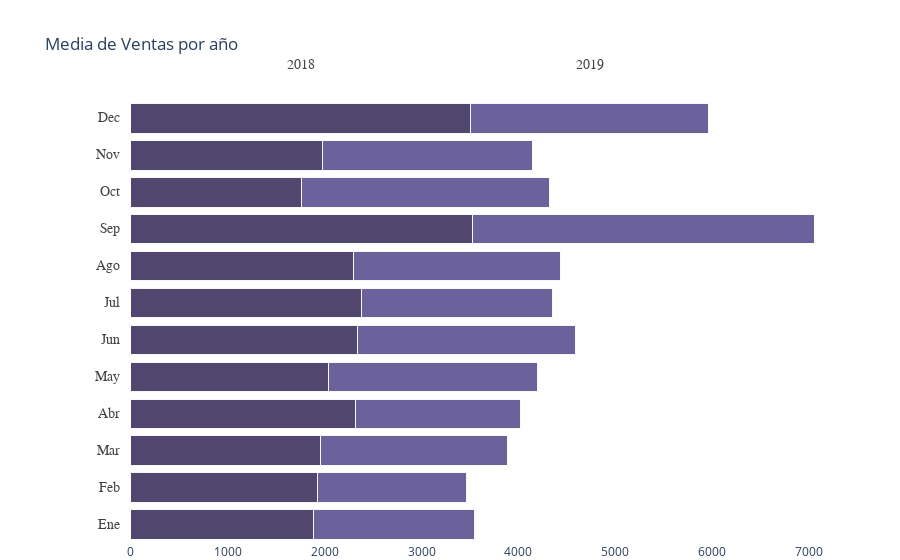

Notebook code for this chart:
### Markdown cell above
Observemos que el df_2017 tiene sólo los últimos 5 meses como dato, si la muestra hubiese tenido 7 o más meses hubiesemos podido reemplazar los meses faltantes con la media de los 7 meses, pero como no es el caso y solo para fines de visualización obviaremos este para tener un panorama más general.

### Code cell
df_year = df_2018.merge(df_2019,on='mes')


top_labels = ['2018', '2019']

colors = ['rgba(38, 24, 74, 0.8)', 'rgba(71, 58, 131, 0.8)']

# X axis value 
df_year = df_year[['s18','s19']].replace(np.nan,0)
x_data = df_year.values

# y axis value (Month)
df_2018['mes'] =['Ene','Feb','Mar','Abr','May','Jun','Jul','Ago','Sep','Oct','Nov','Dec']
y_data = df_2018['mes'].tolist()

fig = go.Figure()
for i in range(0, len(x_data[0])):
    for xd, yd in zip(x_data, y_data):
        fig.add_trace(go.Bar(
            x=[xd[i]], y=[yd],
            orientation='h',
            marker=dict(
                color=colors[i],
                line=dict(color='rgb(248, 248, 249)', width=1)
            )
        ))

fig.update_layout(title='Media de Ventas por año',
    xaxis=dict(showgrid=False, 
               zeroline=False, domain=[0.15, 1]),
    yaxis=dict(showgrid=False, showline=False,
               showticklabels=False, zeroline=False),
    barmode='stack', 
    template="plotly_white",
    margin=dict(l=0, r=50, t=100, b=10),
    showlegend=False, 
)

annotations = []
for yd, xd in zip(y_data, x_data):
    # labeling the y-axis
    annotations.append(dict(xref='paper', yref='y',
                            x=0.14, y=yd,
                            xanchor='right',
                            text=str(yd),
                            font=dict(family='Arial', size=14,
                                      color='rgb(67, 67, 67)'),
                            showarrow=False, align='right'))
    # labeling the first Likert scale (on the top)
    if yd == y_data[-1]:
        annotations.append(dict(xref='x', yref='paper',
                                x=xd[0] / 2, y=1.1,
                                text=top_labels[0],
                                font=dict(family='Arial', size=14,
                                          color='rgb(67, 67, 67)'),
                          showarrow=False))
    space = xd[0]
    for i in range(1, len(xd)):
            # labeling the Likert scale
            if yd == y_data[-1]:
                annotations.append(dict(xref='x', yref='paper',
                                        x=space + (xd[i]/2), y=1.1,
                                        text=top_labels[i],
                                        font=dict(family='Arial', size=14,
                                                  color='rgb(67, 67, 67)'),
                                        showarrow=False))
            space += xd[i]
fig.update_layout(
    annotations=annotations)
fig.show()

### Figure 1 — Plotly figure (JSON) as saved in the notebook; plotly's stock layout.template omitted (floating-point values rounded to 4 significant figures)
{"data": [{"marker": {"color": "rgba(38, 24, 74, 0.8)", "line": {"color": "rgb(248, 248, 249)", "width": 1}}, "orientation": "h", "type": "bar", "x": [1890.0], "y": ["Ene"]}, {"marker": {"color": "rgba(38, 24, 74, 0.8)", "line": {"color": "rgb(248, 248, 249)", "width": 1}}, "orientation": "h", "type": "bar", "x": [1921.0], "y": ["Feb"]}, {"marker": {"color": "rgba(38, 24, 74, 0.8)", "line": {"color": "rgb(248, 248, 249)", "width": 1}}, "orientation": "h", "type": "bar", "x": [1958.0], "y": ["Mar"]}, {"marker": {"color": "rgba(38, 24, 74, 0.8)", "line": {"color": "rgb(248, 248, 249)", "width": 1}}, "orientation": "h", "type": "bar", "x": [2315.0], "y": ["Abr"]}, {"marker": {"color": "rgba(38, 24, 74, 0.8)", "line": {"color": "rgb(248, 248, 249)", "width": 1}}, "orientation": "h", "type": "bar", "x": [2043.0], "y": ["May"]}, {"marker": {"color": "rgba(38, 24, 74, 0.8)", "line": {"color": "rgb(248, 248, 249)", "width": 1}}, "orientation": "h", "type": "bar", "x": [2340.0], "y": ["Jun"]}, {"marker": {"color": "rgba(38, 24, 74, 0.8)", "line": {"color": "rgb(248, 248, 249)", "width": 1}}, "orientation": "h", "type": "bar", "x": [2375.0], "y": ["Jul"]}, {"marker": {"color": "rgba(38, 24, 74, 0.8)", "line": {"color": "rgb(248, 248, 249)", "width": 1}}, "orientation": "h", "type": "bar", "x": [2302.0], "y": ["Ago"]}, {"marker": {"color": "rgba(38, 24, 74, 0.8)", "line": {"color": "rgb(248, 248, 249)", "width": 1}}, "orientation": "h", "type": "bar", "x": [3527.0], "y": ["Sep"]}, {"marker": {"color": "rgba(38, 24, 74, 0.8)", "line": {"color": "rgb(248, 248, 249)", "width": 1}}, "orientation": "h", "type": "bar", "x": [1760.0], "y": ["Oct"]}, {"marker": {"color": "rgba(38, 24, 74, 0.8)", "line": {"color": "rgb(248, 248, 249)", "width": 1}}, "orientation": "h", "type": "bar", "x": [1982.0], "y": ["Nov"]}, {"marker": {"color": "rgba(38, 24, 74, 0.8)", "line": {"color": "rgb(248, 248, 249)", "width": 1}}, "orientation": "h", "type": "bar", "x": [3509.0], "y": ["Dec"]}, {"marker": {"color": "rgba(71, 58, 131, 0.8)", "line": {"color": "rgb(248, 248, 249)", "width": 1}}, "orientation": "h", "type": "bar", "x": [1652.0], "y": ["Ene"]}, {"marker": {"color": "rgba(71, 58, 131, 0.8)", "line": {"color": "rgb(248, 248, 249)", "width": 1}}, "orientation": "h", "type": "bar", "x": [1547], "y": ["Feb"]}, {"marker": {"color": "rgba(71, 58, 131, 0.8)", "line": {"color": "rgb(248, 248, 249)", "width": 1}}, "orientation": "h", "type": "bar", "x": [1931.0], "y": ["Mar"]}, {"marker": {"color": "rgba(71, 58, 131, 0.8)", "line": {"color": "rgb(248, 248, 249)", "width": 1}}, "orientation": "h", "type": "bar", "x": [1703.0], "y": ["Abr"]}, {"marker": {"color": "rgba(71, 58, 131, 0.8)", "line": {"color": "rgb(248, 248, 249)", "width": 1}}, "orientation": "h", "type": "bar", "x": [2158.0], "y": ["May"]}, {"marker": {"color": "rgba(71, 58, 131, 0.8)", "line": {"color": "rgb(248, 248, 249)", "width": 1}}, "orientation": "h", "type": "bar", "x": [2249.0], "y": ["Jun"]}, {"marker": {"color": "rgba(71, 58, 131, 0.8)", "line": {"color": "rgb(248, 248, 249)", "width": 1}}, "orientation": "h", "type": "bar", "x": [1977.0], "y": ["Jul"]}, {"marker": {"color": "rgba(71, 58, 131, 0.8)", "line": {"color": "rgb(248, 248, 249)", "width": 1}}, "orientation": "h", "type": "bar", "x": [2131.0], "y": ["Ago"]}, {"marker": {"color": "rgba(71, 58, 131, 0.8)", "line": {"color": "rgb(248, 248, 249)", "width": 1}}, "orientation": "h", "type": "bar", "x": [3525.0], "y": ["Sep"]}, {"marker": {"color": "rgba(71, 58, 131, 0.8)", "line": {"color": "rgb(248, 248, 249)", "width": 1}}, "orientation": "h", "type": "bar", "x": [2560.0], "y": ["Oct"]}, {"marker": {"color": "rgba(71, 58, 131, 0.8)", "line": {"color": "rgb(248, 248, 249)", "width": 1}}, "orientation": "h", "type": "bar", "x": [2162.0], "y": ["Nov"]}, {"marker": {"color": "rgba(71, 58, 131, 0.8)", "line": {"color": "rgb(248, 248, 249)", "width": 1}}, "orientation": "h", "type": "bar", "x": [2455.0], "y": ["Dec"]}], "layout": {"annotations": [{"align": "right", "font": {"color": "rgb(67, 67, 67)", "family": "Arial", "size": 14}, "showarrow": false, "text": "Ene", "x": 0.14, "xanchor": "right", "xref": "paper", "y": "Ene", "yref": "y"}, {"align": "right", "font": {"color": "rgb(67, 67, 67)", "family": "Arial", "size": 14}, "showarrow": false, "text": "Feb", "x": 0.14, "xanchor": "right", "xref": "paper", "y": "Feb", "yref": "y"}, {"align": "right", "font": {"color": "rgb(67, 67, 67)", "family": "Arial", "size": 14}, "showarrow": false, "text": "Mar", "x": 0.14, "xanchor": "right", "xref": "paper", "y": "Mar", "yref": "y"}, {"align": "right", "font": {"color": "rgb(67, 67, 67)", "family": "Arial", "size": 14}, "showarrow": false, "text": "Abr", "x": 0.14, "xanchor": "right", "xref": "paper", "y": "Abr", "yref": "y"}, {"align": "right", "font": {"color": "rgb(67, 67, 67)", "family": "Arial", "size": 14}, "showarrow": false, "text": "May", "x": 0.14, "xanchor": "right", "xref": "paper", "y": "May", "yref": "y"}, {"align": "right", "font": {"color": "rgb(67, 67, 67)", "family": "Arial", "size": 14}, "showarrow": false, "text": "Jun", "x": 0.14, "xanchor": "right", "xref": "paper", "y": "Jun", "yref": "y"}, {"align": "right", "font": {"color": "rgb(67, 67, 67)", "family": "Arial", "size": 14}, "showarrow": false, "text": "Jul", "x": 0.14, "xanchor": "right", "xref": "paper", "y": "Jul", "yref": "y"}, {"align": "right", "font": {"color": "rgb(67, 67, 67)", "family": "Arial", "size": 14}, "showarrow": false, "text": "Ago", "x": 0.14, "xanchor": "right", "xref": "paper", "y": "Ago", "yref": "y"}, {"align": "right", "font": {"color": "rgb(67, 67, 67)", "family": "Arial", "size": 14}, "showarrow": false, "text": "Sep", "x": 0.14, "xanchor": "right", "xref": "paper", "y": "Sep", "yref": "y"}, {"align": "right", "font": {"color": "rgb(67, 67, 67)", "family": "Arial", "size": 14}, "showarrow": false, "text": "Oct", "x": 0.14, "xanchor": "right", "xref": "paper", "y": "Oct", "yref": "y"}, {"align": "right", "font": {"color": "rgb(67, 67, 67)", "family": "Arial", "size": 14}, "showarrow": false, "text": "Nov", "x": 0.14, "xanchor": "right", "xref": "paper", "y": "Nov", "yref": "y"}, {"align": "right", "font": {"color": "rgb(67, 67, 67)", "family": "Arial", "size": 14}, "showarrow": false, "text": "Dec", "x": 0.14, "xanchor": "right", "xref": "paper", "y": "Dec", "yref": "y"}, {"font": {"color": "rgb(67, 67, 67)", "family": "Arial", "size": 14}, "showarrow": false, "text": "2018", "x": 1754.0, "xref": "x", "y": 1.1, "yref": "paper"}, {"font": {"color": "rgb(67, 67, 67)", "family": "Arial", "size": 14}, "showarrow": false, "text": "2019", "x": 4736.0, "xref": "x", "y": 1.1, "yref": "paper"}], "barmode": "stack", "margin": {"b": 10, "l": 0, "r": 50, "t": 100}, "showlegend": false, "title": {"text": "Media de Ventas por año"}, "xaxis": {"domain": [0.15, 1], "showgrid": false, "zeroline": false}, "yaxis": {"showgrid": false, "showline": false, "showticklabels": false, "zeroline": false}}}
